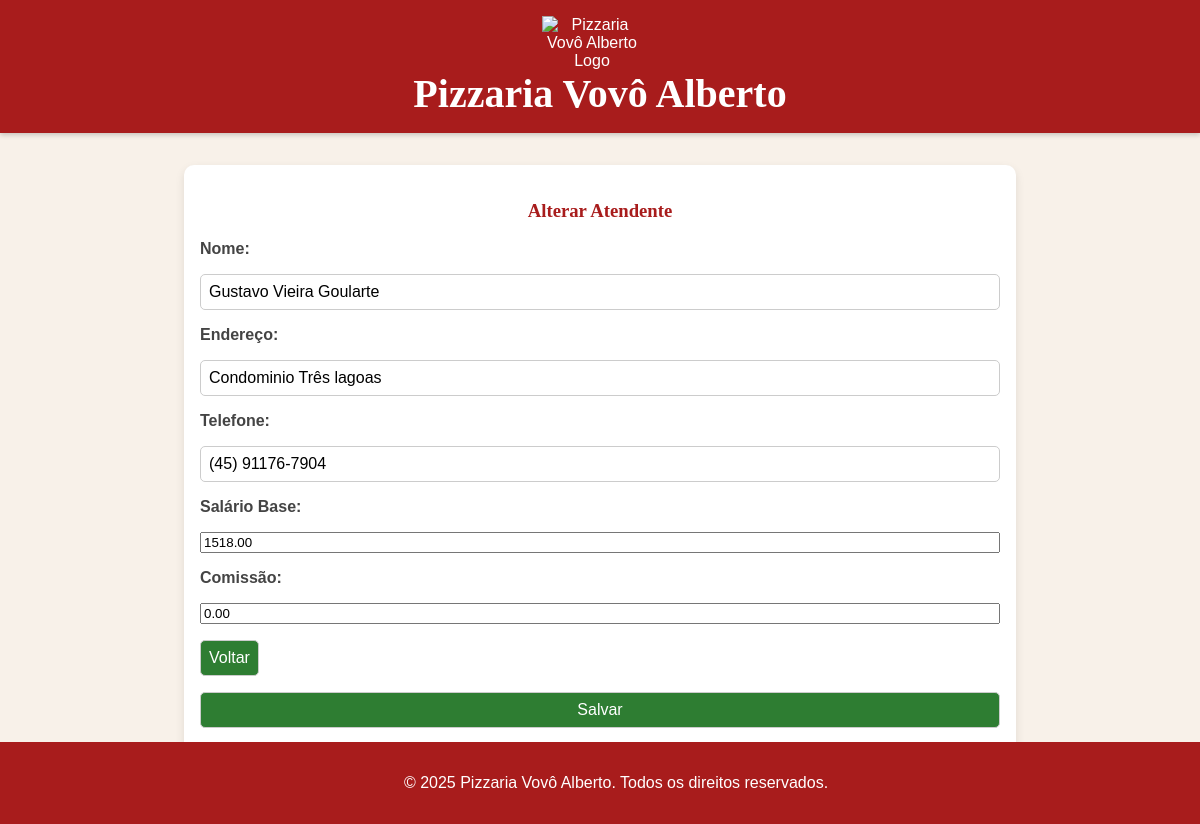
Screenshot of /view/atendentes/formAtendente.php?id=2 with the database file from the repository.
### tables this page shows
CREATE TABLE atendente (
    id INT AUTO_INCREMENT NOT NULL,
    nome VARCHAR(50) NOT NULL,
    endereco VARCHAR(100) NOT NULL,
    telefone VARCHAR(50) NOT NULL,
    salarioBase DECIMAL(10,2) NOT NULL,
    comissao DECIMAL(10,2) DEFAULT 0,
    CONSTRAINT pk_atendente PRIMARY KEY (id)
);

### dao/AtendenteDAO.php (called while the page is built, shortened)
<?php
require_once(__DIR__ . '/../util/Connection.php');
require_once(__DIR__ . '/../model/Atendente.php');
class AtendenteDAO {
    private PDO $conexao;
    public function __construct() {
        $this->conexao = Connection::getConnection();
    }
    public function buscarPorId(int $id): ?Atendente {
        $sql = "SELECT * FROM atendente WHERE id = ?";
        $stm = $this->conexao->prepare($sql);
        $stm->execute([$id]);
        $result = $stm->fetchAll(PDO::FETCH_ASSOC);
        $atendentes = $this->map($result);
        return count($atendentes) > 0 ? $atendentes[0] : null;
    }
    public function map($resultado) {
        $atendentes = [];
        foreach ($resultado as $r) {
            $atendente = new Atendente();
            $atendente->setId($r['id']);
            $atendente->setNome($r['nome']);
            $atendente->setEndereco($r['endereco']);
            $atendente->setTelefone($r['telefone']);
            $atendente->setSalarioBase($r['salarioBase']);
            $atendente->setComissao($r['comissao']);
            $atendentes[] = $atendente;
        }
        return $atendentes;
    }
}
?>

### util/Connection.php (called while the page is built, shortened)
<?php
class Connection {
    private static $conn = null;
    public static function getConnection() {
        if(self::$conn == null) {
            try {
                $opcoes = array(
                    PDO::MYSQL_ATTR_INIT_COMMAND => "SET NAMES utf8",
                    PDO::ATTR_ERRMODE => PDO::ERRMODE_EXCEPTION,
                    PDO::ATTR_DEFAULT_FETCH_MODE => PDO::FETCH_ASSOC);
                $strConn = "mysql:host=" . DB_HOST . ";dbname=" . DB_NAME;
                self::$conn = new PDO($strConn, DB_USER, DB_PASSWORD, $opcoes);
            } catch(PDOException $e) {
                echo "Erro ao conectar na base de dados.<br>";
                print_r($e);
            }
        }
        return self::$conn;
    }
}

### controller/AtendenteController.php (called while the page is built, shortened)
<?php
require_once(__DIR__ . '/../model/Atendente.php');
require_once(__DIR__ . '/../dao/AtendenteDAO.php');
class AtendenteController {
    private ?AtendenteDAO $atendenteDAO;
    public function __construct(){
        $this->atendenteDAO = new AtendenteDAO();
    }
    public function buscarPorId(int $id): ?Atendente {
        return $this->atendenteDAO->buscarPorId($id);
    }
}
?>

### model/Atendente.php (called while the page is built, shortened)
    <?php
class Atendente {
    private $nome;
    private $endereco;
    private $telefone;
    private $salarioBase;
    private $comissao;
    function getNome(){
        return $this->nome;
    }
    function setNome($nome){
        $this->nome=$nome;
    }
    function getEndereco(){
        return $this->endereco;
    }
    function setEndereco($endereco){
        $this->endereco=$endereco;
    }
    function getTelefone(){
        return $this->telefone;
    }
    function setTelefone($telefone){
        $this->telefone=$telefone;
    }
    function getSalarioBase(){
        return $this->salarioBase;
    }
    function setSalarioBase($salarioBase){
        $this->salarioBase=$salarioBase;
    }
    function getComissao(){
        return $this->comissao;
    }
    function setComissao($comissao){
        $this->comissao=$comissao;
    }
}
?>

### view/atendentes/formAtendente.php (the view, shortened to what this page needs)
<?php
require_once(__DIR__ . "/../../controller/AtendenteController.php");
require_once(__DIR__ . "/../include/header.php");
$atendenteCont = new AtendenteController();
$id = isset($_GET['id']) ? (int) $_GET['id'] : null;
$atendente = $id ? $atendenteCont->buscarPorId($id) : new Atendente();
?>
<?php include_once(__DIR__ . "/../include/header.php"); ?>
<h3><?= $id ? 'Alterar' : 'Criar Novo' ?> Atendente</h3>
<form action="" method="post">
    <label for="nome">Nome:</label>
    <input type="text" name="nome" id="nome" value="<?= $atendente->getNome() ?? '' ?>">
    <label for="endereco">Endereço:</label>
    <input type="text" name="endereco" id="endereco" value="<?= $atendente->getEndereco() ?? '' ?>">
    <label for="telefone">Telefone:</label>
    <input type="text" name="telefone" id="telefone" maxlength=15 onkeyup="handlePhone(event)" value="<?= $atendente->getTelefone() ?? '' ?>">
    <label for="salarioBase">Salário Base:</label>
    <input type="number" name="salarioBase" id="salarioBase" value="<?= $atendente->getSalarioBase() ?? '' ?>">
    <label for="comissao">Comissão:</label>
    <input type="number" name="comissao" id="comissao" value="<?= $atendente->getComissao() ?? '' ?>">
    <a href="../atendentes/listarAtendentes.php"><button type="button">Voltar</button></a>
    <input type="submit" value="Salvar">
</form>
</main>
</body>
<?php include_once(__DIR__ . "/../include/footer.php"); ?>

### css/styles.css (style rules this page uses)
body { font-family: 'Arial', sans-serif; background-color: #f8f1e9; margin: 0; padding: 0; background-image: url('https://www.transparenttextures.com/patterns/pizza.png'); background-size: cover; color: #333; }
h3 { color: #a81c1c; font-family: 'Georgia', serif; text-align: center; }
form { display: flex; flex-direction: column; gap: 1rem; }
label { font-weight: bold; color: #444; }
select, input[type="text"], input[type="submit"], button { padding: 0.5rem; border: 1px solid #ccc; border-radius: 5px; font-size: 1rem; }
input[type="submit"], button { background-color: #2e7d32; color: #fff; cursor: pointer; transition: background-color 0.3s; }
a { color: #2e7d32; text-decoration: none; }

### rows the page displays
atendente: nome "Gustavo Vieira Goularte", endereco "Condominio Três lagoas", telefone "(45) 91176-7904", salarioBase "1518.00", comissao "0.00"
